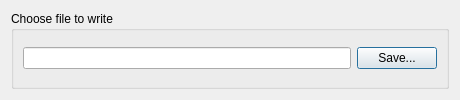
<?xml version="1.0" encoding="UTF-8"?>
<ui version="4.0">
 <class>WriteBundleDialog</class>
 <widget class="QDialog" name="WriteBundle">
  <property name="geometry">
   <rect>
    <x>0</x>
    <y>0</y>
    <width>460</width>
    <height>100</height>
   </rect>
  </property>
  <property name="sizePolicy">
   <sizepolicy hsizetype="Fixed" vsizetype="Fixed">
    <horstretch>0</horstretch>
    <verstretch>0</verstretch>
   </sizepolicy>
  </property>
  <property name="minimumSize">
   <size>
    <width>460</width>
    <height>100</height>
   </size>
  </property>
  <property name="windowTitle">
   <string>Dialog</string>
  </property>
  <layout class="QVBoxLayout" name="verticalLayout">
   <item>
    <widget class="QGroupBox" name="groupBox">
     <property name="title">
      <string>Choose file to write</string>
     </property>
     <layout class="QHBoxLayout" name="horizontalLayout">
      <item>
       <widget class="QLineEdit" name="fileNameLineEdit_">
        <property name="minimumSize">
         <size>
          <width>0</width>
          <height>22</height>
         </size>
        </property>
        <property name="dragEnabled">
         <bool>false</bool>
        </property>
        <property name="readOnly">
         <bool>false</bool>
        </property>
       </widget>
      </item>
      <item>
       <widget class="QPushButton" name="saveFileButton_">
        <property name="text">
         <string>Save...</string>
        </property>
        <property name="checkable">
         <bool>false</bool>
        </property>
       </widget>
      </item>
     </layout>
    </widget>
   </item>
  </layout>
 </widget>
 <resources/>
 <connections/>
</ui>
